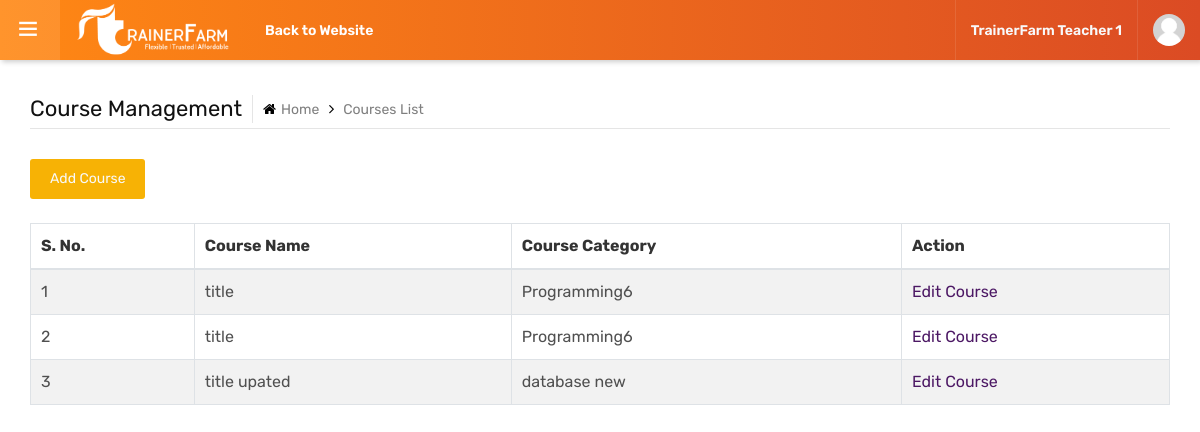
/panel/my_courses.php (signed in), run on the app's committed database.
### tables this page shows
CREATE TABLE `users` (
  `user_id` int NOT NULL AUTO_INCREMENT,
  `user_name` varchar(50) NOT NULL,
  `user_password` varchar(50) DEFAULT NULL,
  `user_fullname` varchar(100) DEFAULT NULL,
  `phone` varchar(50) DEFAULT NULL,
  `email` varchar(200) DEFAULT NULL,
  `linkedin` varchar(200) DEFAULT NULL,
  `country` varchar(100) DEFAULT NULL,
  `city` varchar(100) DEFAULT NULL,
  `user_type_id` int DEFAULT NULL COMMENT 'user_type',
  `user_status` tinyint(1) DEFAULT NULL COMMENT '1-active 0-inactive',
  `update_at` datetime NULL DEFAULT CURRENT_TIMESTAMP,
  PRIMARY KEY (`user_id`),
  KEY `user_type_id` (`user_type_id`)
);

CREATE TABLE `course` (
  `course_id` int NOT NULL AUTO_INCREMENT,
  `course_name` varchar(200) NOT NULL,
  `course_category_id` int DEFAULT NULL,
  `teacher_id` int DEFAULT NULL,
  `description` text,
  `course_week` int DEFAULT NULL,
  `course_price` varchar(100) DEFAULT NULL,
  `course_status` tinyint(1) NOT NULL DEFAULT '1' COMMENT '1-active 0-inactive',
  `updated_at` datetime NULL DEFAULT CURRENT_TIMESTAMP,
  PRIMARY KEY (`course_id`)
);

CREATE TABLE `course_category` (
  `id` int NOT NULL AUTO_INCREMENT,
  `name` varchar(200) DEFAULT NULL,
  `provided_by` varchar(200) DEFAULT NULL,
  `status` tinyint(1) DEFAULT '1',
  `updated_at` datetime DEFAULT CURRENT_TIMESTAMP,
  PRIMARY KEY (`id`)
);

### panel/my_courses.php (the view, shortened to what this page needs)
<?php
include("includes/config.php");
	if($_SESSION['user_type_id'] == 2){
		$course_res = "SELECT c . * , cc . * , u . *
		FROM course c
		LEFT JOIN course_category cc ON cc.id = c.course_category_id
		LEFT JOIN users u ON u.user_id = c.teacher_id
		WHERE u.user_id = '".$_SESSION['user_id']."' AND c.course_status = '1'
		ORDER BY cc.id";
	}
	$course_list = mysqli_query($conn, $course_res);
?>
<?php include("includes/header.php"); ?>
	<main class="ttr-wrapper">
		<div class="container-fluid">
			<div class="db-breadcrumb">
				<h4 class="breadcrumb-title">Course Management</h4>
				<ul class="db-breadcrumb-list">
				<li>
					<a href="index.php"><i class="fa fa-home"></i>Home</a></li>
					<li>Courses List</li>
				</ul>
			</div>
			<?php if($_SESSION['user_type_id'] != 3 && $_SESSION['user_type_name'] != 'student'){ ?>
            	<a href="course_add.php" class="btn btn-primary text-light">Add Course</a><br><br>
			<?php } ?>
			<table id="example" class="table table-striped table-bordered" style="width:100%">
        		<thead>
					<tr>
						<th>S. No.</th>
						<th>Course Name</th>
						<th>Course Category</th>
						<th>Action</th>
            		</tr>
        		</thead>
        		<tbody>
				<?php $i = 1;
					while($row = mysqli_fetch_assoc($course_list)){ ?>
					<tr>
						<td><?php echo $i++; ?></td>
						<td><?php echo $row['course_name']; ?></td>
						<td><?php echo $row['name']; ?></td>
						<?php if($_SESSION['user_type_id'] == 3 && $_SESSION['user_type_name'] == 'student'){ ?>
							<td><a href="course_view.php?id=<?php echo $row['course_id']; ?>">View Course</a></td>
						<?php } else{ ?>
							<td><a href="course_edit.php?id=<?php echo $row['course_id']; ?>">Edit Course</a></td>
						<?php } ?>
					</tr>
					<?php } ?>
        		</tbody>
    		</table>
		</div>
	</main>
<?php include("includes/footer.php"); ?>

### panel/includes/header.php (shortened to what this page needs)
<?php
include("includes/config.php");
	$user_id = $_SESSION['user_id'];
	if(!empty($user_id)){
		$user_SESSION = mysqli_query($conn, "SELECT user_fullname FROM users u WHERE u.user_id = '$user_id'");
		$user_fullname = mysqli_fetch_assoc($user_SESSION);
	}
?>
<!DOCTYPE html>
<html lang="en">
<head>
	<link rel="stylesheet" type="text/css" href="assets/css/assets.css">
	<link rel="stylesheet" type="text/css" href="assets/vendors/calendar/fullcalendar.css">
	<link rel="stylesheet" type="text/css" href="assets/css/typography.css">
	<link rel="stylesheet" type="text/css" href="assets/css/shortcodes/shortcodes.css">
	<link href="https://cdn.datatables.net/v/dt/dt-1.13.4/b-2.3.6/datatables.min.css" rel="stylesheet"/>
	<link class="skin" rel="stylesheet" type="text/css" href="assets/css/color/color-1.css">
	<link rel="stylesheet" type="text/css" href="assets/css/style.css">
	<link rel="stylesheet" type="text/css" href="assets/css/dashboard.css">
</head>
<body class="ttr-opened-sidebar ttr-pinned-sidebar">
	<header class="ttr-header">
		<div class="ttr-header-wrapper">
			<div class="ttr-toggle-sidebar ttr-material-button">
				<i class="ti-menu ttr-close-icon"></i>
			</div>
			<div class="ttr-logo-box">
				<div>
					<a href="index.php" class="ttr-logo">
						<img class="ttr-logo-desktop" alt="" src="assets/images/logo/TF-white.png" width="160" height="27">
					</a>
				</div>
			</div>
			<div class="ttr-header-menu">
				<ul class="ttr-header-navigation">
					<li>
						<a href="../index.php" class="ttr-material-button ttr-submenu-toggle">Back to Website</a>
					</li>
				</ul>
			</div>
			<div class="ttr-header-right ttr-with-seperator">
				<ul class="ttr-header-navigation">
					<li>
						<a class="ttr-material-button text-light"><?php echo $user_fullname['user_fullname']; ?></a>
					</li>
                    <li>
						<a href="#" class="ttr-material-button ttr-submenu-toggle"><span class="ttr-user-avatar"><img alt="" src="assets/images/testimonials/person-placeholder.jpg" width="32" height="32"></span></a>
					</li>
				</ul>
			</div>
		</div>
	</header>

### panel/assets/css/typography.css (style rules this page uses)
body { background-color: #fff; font-family: Rubik; font-size: 16px; font-weight: 400; color:#505050; padding: 0; margin: 0; overflow-x: hidden; -webkit-font-smoothing: antialiased; font-smoothing: antialiased; -moz-osx-font-smoothing: grayscale; scroll-behavior: smooth; }
a { color: #6f6f6f; outline: 0 none; text-decoration: none; }
img { border-style: none; height: auto; max-width: 100%; vertical-align: middle; }
section, article, aside, details, figcaption, figure, footer, header, hgroup, main, menu, nav, summary { display: block; }
table { background-color: transparent; width: 100%; }
table thead th { color: #333; }
table td { padding: 15px 10px; }
p, address, pre, hr, ul, ol, dl, dd, table { margin-bottom: 24px; }
h1, h2, h3, h4, h5, h6 { color: #111111; font-family: rubik; margin-top:0; }
h4 { font-size: 22px; line-height: 28px; margin-bottom: 15px; font-weight: 500; }
dl, ul, ol { list-style-position: outside; padding: 0; }
ul, ol { margin-bottom: 24px; }
ul li, ol li { padding: 0; }

### panel/assets/css/color/color-1.css (style rules this page uses)
:root { --primary: #F58020; --sc-primary: #1D315F; --blue-primary: #1D315F; --red-primary: #EF4137; --orange-primary: #F58020; --white-primary: #fff; }
.bg-primary, .btn, .comments-area .comment-form p input[type="submit"], .pagination>.active>a, .pagination>.active>span, .pagination>.active>a:hover, .pagination>.active>span:hover, .pagination>.active>a:focus, .pagination>.active>span:focus, .feature-filters .active>[class*="btn"], .list-num-count>li:before, .pagination-bx.primary .pagination>li>a, .pagination-bx.primary .pagination>li>span, button.back-to-top, .rev-btn { background-color: var(--primary); }
a, .text-primary, .primary li:before, .menu-links .nav>li.active>a, .menu-links .nav>li:hover>a, .menu-links .nav>li .mega-menu>li ul a:hover, .menu-links .nav>li .sub-menu li:hover>a, footer a:active, footer a:focus, footer a:hover, footer h1 a, footer h2 a, footer h3 a, footer h4 a, footer h5 a, footer h6 a, footer p a, .testimonial-1 .testimonial-position, .acod-head a:after, .acod-head a, .acod-head a:hover, .acod-head a.collapsed:hover, .ttr-tabs .nav-tabs>li>a i, h1 a:hover, h2 a:hover, h3 a:hover, h4 a:hover, h5 a:hover, h6 a:hover, .btn.outline, .btn-link:hover { color: #4c1864; }
.ttr-notify-header::after, .ttr-search-bar, .ttr-header, .ovpr-dark:after, .pricingtable-main, .account-head:after { background: var(--blue-primary); background: -moz-linear-gradient(45deg, #1D315F 0%, #EF4137 50%, #F58020 100%); background: -webkit-linear-gradient(45deg, #1D315F 0%, #EF4137 50%, #F58020 100%); background: linear-gradient(45deg, #1D315F 0%, #EF4137 50%, #F58020 100%); filter: progid:DXImageTransform.Microsoft.gradient(startColorstr='#1D315F', endColorstr='#F58020', GradientType=1); }
.course-info-list ul li a.active, .course-info-list ul li a:hover, .btn, .profile-tabnav .nav li a.active, button.back-to-top, .upcoming-event-carousel.owl-btn-1 .owl-prev, .upcoming-event-carousel.owl-btn-1 .owl-next, .courses-carousel .owl-nav .owl-next, .courses-carousel .owl-nav .owl-prev, .recent-news-carousel .owl-nav .owl-next, .recent-news-carousel .owl-nav .owl-prev, .testimonial-carousel .owl-nav .owl-next, .testimonial-carousel .owl-nav .owl-prev { background-color: #f7b205; color: #000; }

### panel/assets/css/shortcodes/form.css (style rules this page uses)
.btn, .panel, .form-control, .img-thumbnail, .panel-head ing, .dropdown-menu, .panel-group .panel, .nav-tabs > li > a, .modal-content, .navbar-toggler, .nav-pills > li > a, .pager li > a, .pager li > span, .well, .alert, .list-group-item:first-child, .list-group-item:last-child, .input-group-addon, .btn-group-divides > .btn:not(:first-child):not(:last-child):not(.dropdown-toggle), .btn-group-divides > .btn:last-child:not(:first-child), .btn-group > .dropdown-toggle:not(:first-child), .ttr-booking-form .ttr-extra-services li .feature-box-lg, .ttr-booking-form .ttr-extra-services li.active .feature-box-lg:after, .widget_tag_cloud a, .searchform input[type="text"], .searchform input[type="submit"], ol.comment-list li.comment .comment-body { -webkit-border-radius: 0; -moz-border-radius: 0; border-radius: 0; }
a, .ttr-box, .btn, .form-control, .ov-box, .overlay-icon li a i, .feature-box-xl, .feature-box-lg, .feature-box-md, .feature-box-sm, .feature-box-xs, .navbar-toggler, .menu-logo, .menu-links .nav > li > a, .secondary-menu { -webkit-transition: all 0.2s linear; -moz-transition: all 0.2s linear; -ms-transition: all 0.2s linear; -o-transition: all 0.2s linear; transition: all 0.2s linear; }

### data on the page
users: user_fullname "TrainerFarm Teacher 1"
course: course_name "title", course_category.name "Programming6"
course: course_name "title", course_category.name "Programming6"
course: course_name "title upated", course_category.name "database new"
